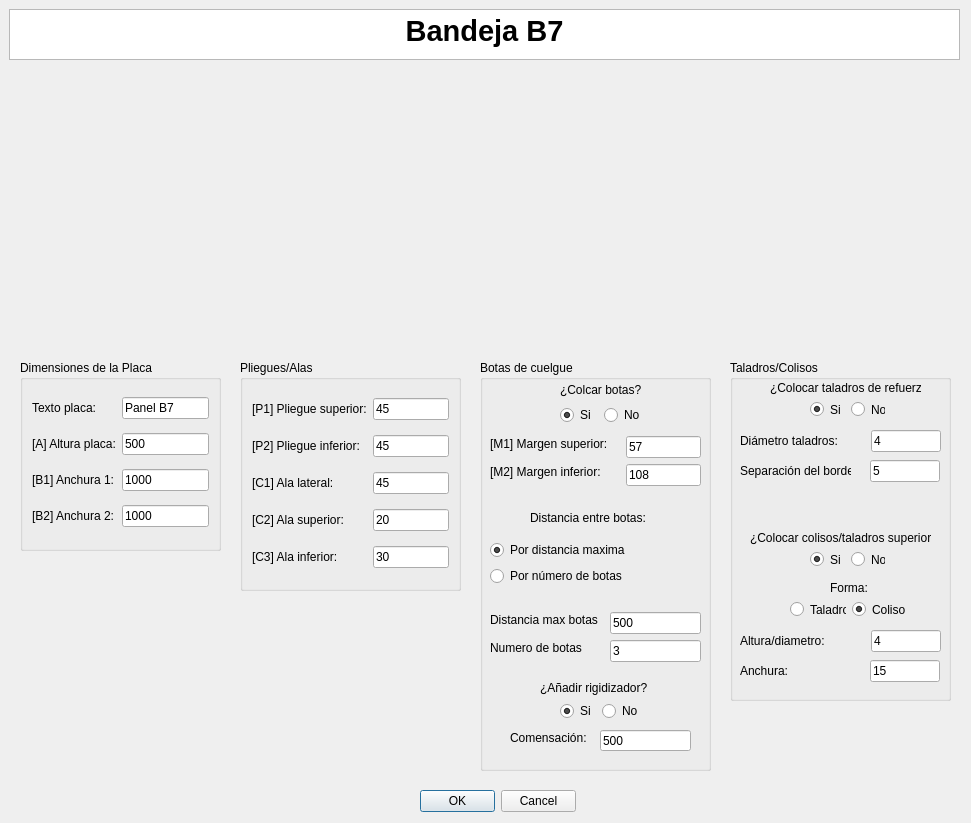
<?xml version="1.0" encoding="UTF-8"?>
<ui version="4.0">
 <class>MyPositionDialog</class>
 <widget class="QDialog" name="MyPositionDialog">
  <property name="geometry">
   <rect>
    <x>0</x>
    <y>0</y>
    <width>971</width>
    <height>823</height>
   </rect>
  </property>
  <property name="windowTitle">
   <string>Enter Position</string>
  </property>
  <property name="whatsThis">
   <string>&lt;html&gt;&lt;head/&gt;&lt;body&gt;&lt;p&gt;Esta ventana de KSDpanel te permite introducir todas las medidas correspondientes del panel seleccionado.&lt;/p&gt;&lt;p&gt;Recuerda que todas las medidas deben de ir en milimetros (mm).&lt;/p&gt;&lt;/body&gt;&lt;/html&gt;</string>
  </property>
  <widget class="QDialogButtonBox" name="buttonBox">
   <property name="geometry">
    <rect>
     <x>420</x>
     <y>790</y>
     <width>156</width>
     <height>23</height>
    </rect>
   </property>
   <property name="orientation">
    <enum>Qt::Horizontal</enum>
   </property>
   <property name="standardButtons">
    <set>QDialogButtonBox::Cancel|QDialogButtonBox::Ok</set>
   </property>
  </widget>
  <widget class="QTextBrowser" name="textBrowser">
   <property name="geometry">
    <rect>
     <x>9</x>
     <y>9</y>
     <width>951</width>
     <height>51</height>
    </rect>
   </property>
   <property name="html">
    <string>&lt;!DOCTYPE HTML PUBLIC &quot;-//W3C//DTD HTML 4.0//EN&quot; &quot;http://www.w3.org/TR/REC-html40/strict.dtd&quot;&gt;
&lt;html&gt;&lt;head&gt;&lt;meta name=&quot;qrichtext&quot; content=&quot;1&quot; /&gt;&lt;style type=&quot;text/css&quot;&gt;
p, li { white-space: pre-wrap; }
&lt;/style&gt;&lt;/head&gt;&lt;body style=&quot; font-family:'MS Shell Dlg 2'; font-size:8.25pt; font-weight:400; font-style:normal;&quot;&gt;
&lt;p align=&quot;center&quot; style=&quot; margin-top:0px; margin-bottom:0px; margin-left:0px; margin-right:0px; -qt-block-indent:0; text-indent:0px;&quot;&gt;&lt;span style=&quot; font-size:22pt; font-weight:600;&quot;&gt;Bandeja B7&lt;/span&gt;&lt;/p&gt;&lt;/body&gt;&lt;/html&gt;</string>
   </property>
  </widget>
  <widget class="QGroupBox" name="groupBox">
   <property name="geometry">
    <rect>
     <x>480</x>
     <y>360</y>
     <width>231</width>
     <height>411</height>
    </rect>
   </property>
   <property name="styleSheet">
    <string notr="true">font: 10pt &quot;MS Shell Dlg 2&quot;;</string>
   </property>
   <property name="title">
    <string>Botas de cuelgue</string>
   </property>
   <widget class="QLineEdit" name="numeroBotasUI">
    <property name="geometry">
     <rect>
      <x>130</x>
      <y>280</y>
      <width>91</width>
      <height>22</height>
     </rect>
    </property>
    <property name="text">
     <string>3</string>
    </property>
   </widget>
   <widget class="QLineEdit" name="distanciaEntreBotasUI">
    <property name="geometry">
     <rect>
      <x>130</x>
      <y>252</y>
      <width>91</width>
      <height>22</height>
     </rect>
    </property>
    <property name="text">
     <string>500</string>
    </property>
   </widget>
   <widget class="QLabel" name="label_7">
    <property name="geometry">
     <rect>
      <x>10</x>
      <y>280</y>
      <width>98</width>
      <height>16</height>
     </rect>
    </property>
    <property name="text">
     <string>Numero de botas</string>
    </property>
   </widget>
   <widget class="QLabel" name="label_6">
    <property name="geometry">
     <rect>
      <x>10</x>
      <y>252</y>
      <width>114</width>
      <height>16</height>
     </rect>
    </property>
    <property name="text">
     <string>Distancia max botas</string>
    </property>
   </widget>
   <widget class="QLabel" name="label_3">
    <property name="geometry">
     <rect>
      <x>10</x>
      <y>76</y>
      <width>130</width>
      <height>16</height>
     </rect>
    </property>
    <property name="text">
     <string>[M1] Margen superior:</string>
    </property>
   </widget>
   <widget class="QLabel" name="label_5">
    <property name="geometry">
     <rect>
      <x>10</x>
      <y>104</y>
      <width>124</width>
      <height>16</height>
     </rect>
    </property>
    <property name="text">
     <string>[M2] Margen inferior:</string>
    </property>
   </widget>
   <widget class="QLineEdit" name="margenAUI">
    <property name="geometry">
     <rect>
      <x>146</x>
      <y>76</y>
      <width>75</width>
      <height>22</height>
     </rect>
    </property>
    <property name="text">
     <string>57</string>
    </property>
   </widget>
   <widget class="QLineEdit" name="margenBUI">
    <property name="geometry">
     <rect>
      <x>146</x>
      <y>104</y>
      <width>75</width>
      <height>22</height>
     </rect>
    </property>
    <property name="text">
     <string>108</string>
    </property>
   </widget>
   <widget class="QLabel" name="label_10">
    <property name="geometry">
     <rect>
      <x>50</x>
      <y>150</y>
      <width>125</width>
      <height>16</height>
     </rect>
    </property>
    <property name="text">
     <string>Distancia entre botas:</string>
    </property>
   </widget>
   <widget class="QWidget" name="layoutWidget">
    <property name="geometry">
     <rect>
      <x>80</x>
      <y>21</y>
      <width>85</width>
      <height>44</height>
     </rect>
    </property>
    <layout class="QGridLayout" name="gridLayout">
     <item row="0" column="0" colspan="2">
      <widget class="QLabel" name="label_2">
       <property name="mouseTracking">
        <bool>false</bool>
       </property>
       <property name="text">
        <string>¿Colcar botas?</string>
       </property>
       <property name="buddy">
        <cstring>label_2</cstring>
       </property>
      </widget>
     </item>
     <item row="1" column="0">
      <widget class="QRadioButton" name="crearBotasUI">
       <property name="text">
        <string>Si</string>
       </property>
       <property name="checked">
        <bool>true</bool>
       </property>
      </widget>
     </item>
     <item row="1" column="1">
      <widget class="QRadioButton" name="noCrearBotasUI">
       <property name="text">
        <string>No</string>
       </property>
      </widget>
     </item>
    </layout>
   </widget>
   <widget class="QWidget" name="layoutWidget">
    <property name="geometry">
     <rect>
      <x>10</x>
      <y>180</y>
      <width>147</width>
      <height>48</height>
     </rect>
    </property>
    <layout class="QVBoxLayout" name="verticalLayout">
     <item>
      <widget class="QRadioButton" name="parametroBotasUI_3">
       <property name="text">
        <string>Por distancia maxima</string>
       </property>
       <property name="checked">
        <bool>true</bool>
       </property>
      </widget>
     </item>
     <item>
      <widget class="QRadioButton" name="parametroBotasUI">
       <property name="text">
        <string>Por número de botas</string>
       </property>
      </widget>
     </item>
    </layout>
   </widget>
   <widget class="QLabel" name="label_23">
    <property name="geometry">
     <rect>
      <x>60</x>
      <y>320</y>
      <width>121</width>
      <height>16</height>
     </rect>
    </property>
    <property name="text">
     <string>¿Añadir rigidizador?</string>
    </property>
   </widget>
   <widget class="QWidget" name="layoutWidget_2">
    <property name="geometry">
     <rect>
      <x>80</x>
      <y>340</y>
      <width>80</width>
      <height>22</height>
     </rect>
    </property>
    <layout class="QHBoxLayout" name="horizontalLayout_4">
     <item>
      <widget class="QRadioButton" name="crearRigidizadorUI">
       <property name="text">
        <string>Si</string>
       </property>
       <property name="checked">
        <bool>true</bool>
       </property>
      </widget>
     </item>
     <item>
      <widget class="QRadioButton" name="noCrearRigidizadorUI">
       <property name="text">
        <string>No</string>
       </property>
      </widget>
     </item>
    </layout>
   </widget>
   <widget class="QLineEdit" name="compensacionGrosorCompositeUI">
    <property name="geometry">
     <rect>
      <x>120</x>
      <y>370</y>
      <width>91</width>
      <height>21</height>
     </rect>
    </property>
    <property name="text">
     <string>500</string>
    </property>
   </widget>
   <widget class="QLabel" name="label_24">
    <property name="geometry">
     <rect>
      <x>30</x>
      <y>370</y>
      <width>91</width>
      <height>16</height>
     </rect>
    </property>
    <property name="text">
     <string>Comensación:</string>
    </property>
   </widget>
  </widget>
  <widget class="QGroupBox" name="groupBox_2">
   <property name="geometry">
    <rect>
     <x>240</x>
     <y>360</y>
     <width>221</width>
     <height>231</height>
    </rect>
   </property>
   <property name="styleSheet">
    <string notr="true">font: 10pt &quot;MS Shell Dlg 2&quot;;</string>
   </property>
   <property name="title">
    <string>Pliegues/Alas</string>
   </property>
   <layout class="QGridLayout" name="gridLayout_2">
    <item row="5" column="1">
     <widget class="QLineEdit" name="alaInferiorUI">
      <property name="text">
       <string>30</string>
      </property>
     </widget>
    </item>
    <item row="3" column="0">
     <widget class="QLabel" name="label_9">
      <property name="text">
       <string>[C1] Ala lateral:</string>
      </property>
     </widget>
    </item>
    <item row="3" column="1">
     <widget class="QLineEdit" name="alaIzquierdaUI">
      <property name="text">
       <string>45</string>
      </property>
     </widget>
    </item>
    <item row="4" column="0">
     <widget class="QLabel" name="label_11">
      <property name="text">
       <string>[C2] Ala superior:</string>
      </property>
     </widget>
    </item>
    <item row="0" column="0">
     <widget class="QLabel" name="label_13">
      <property name="text">
       <string>[P1] Pliegue superior:</string>
      </property>
     </widget>
    </item>
    <item row="5" column="0">
     <widget class="QLabel" name="label_12">
      <property name="text">
       <string>[C3] Ala inferior:</string>
      </property>
     </widget>
    </item>
    <item row="0" column="1">
     <widget class="QLineEdit" name="pliegueSuperiorUI">
      <property name="text">
       <string>45</string>
      </property>
     </widget>
    </item>
    <item row="4" column="1">
     <widget class="QLineEdit" name="alaSuperiorUI">
      <property name="text">
       <string>20</string>
      </property>
     </widget>
    </item>
    <item row="1" column="0">
     <widget class="QLabel" name="label_14">
      <property name="text">
       <string>[P2] Pliegue inferior:</string>
      </property>
     </widget>
    </item>
    <item row="1" column="1">
     <widget class="QLineEdit" name="pliegueInferiorUI">
      <property name="text">
       <string>45</string>
      </property>
     </widget>
    </item>
   </layout>
  </widget>
  <widget class="QLabel" name="imagenPanelUI">
   <property name="geometry">
    <rect>
     <x>220</x>
     <y>70</y>
     <width>521</width>
     <height>281</height>
    </rect>
   </property>
   <property name="text">
    <string/>
   </property>
   <property name="pixmap">
    <pixmap>../imagenes/REF_BH7cotas.jpg</pixmap>
   </property>
   <property name="scaledContents">
    <bool>true</bool>
   </property>
   <property name="wordWrap">
    <bool>false</bool>
   </property>
   <property name="margin">
    <number>0</number>
   </property>
   <property name="openExternalLinks">
    <bool>false</bool>
   </property>
  </widget>
  <widget class="QGroupBox" name="groupBox_3">
   <property name="geometry">
    <rect>
     <x>20</x>
     <y>360</y>
     <width>201</width>
     <height>191</height>
    </rect>
   </property>
   <property name="styleSheet">
    <string notr="true">font: 10pt &quot;MS Shell Dlg 2&quot;;</string>
   </property>
   <property name="title">
    <string>Dimensiones de la Placa</string>
   </property>
   <layout class="QGridLayout" name="gridLayout_3">
    <item row="2" column="1">
     <widget class="QLineEdit" name="anchura1UI">
      <property name="text">
       <string>1000</string>
      </property>
     </widget>
    </item>
    <item row="0" column="1">
     <widget class="QLineEdit" name="textoDescriptivoA0UI">
      <property name="text">
       <string>Panel B7</string>
      </property>
     </widget>
    </item>
    <item row="1" column="0">
     <widget class="QLabel" name="label_8">
      <property name="text">
       <string>[A] Altura placa:</string>
      </property>
     </widget>
    </item>
    <item row="0" column="0">
     <widget class="QLabel" name="label">
      <property name="text">
       <string>Texto placa:</string>
      </property>
     </widget>
    </item>
    <item row="2" column="0">
     <widget class="QLabel" name="label_4">
      <property name="text">
       <string>[B1] Anchura 1:</string>
      </property>
     </widget>
    </item>
    <item row="1" column="1">
     <widget class="QLineEdit" name="alturaPlacaUI">
      <property name="text">
       <string>500</string>
      </property>
     </widget>
    </item>
    <item row="3" column="0">
     <widget class="QLabel" name="label_22">
      <property name="text">
       <string>[B2] Anchura 2:</string>
      </property>
     </widget>
    </item>
    <item row="3" column="1">
     <widget class="QLineEdit" name="anchura2UI">
      <property name="text">
       <string>1000</string>
      </property>
     </widget>
    </item>
   </layout>
  </widget>
  <widget class="QGroupBox" name="groupBox_4">
   <property name="geometry">
    <rect>
     <x>730</x>
     <y>360</y>
     <width>221</width>
     <height>341</height>
    </rect>
   </property>
   <property name="title">
    <string>Taladros/Colisos</string>
   </property>
   <widget class="QLabel" name="label_15">
    <property name="geometry">
     <rect>
      <x>40</x>
      <y>20</y>
      <width>151</width>
      <height>16</height>
     </rect>
    </property>
    <property name="text">
     <string>¿Colocar taladros de refuerzo?</string>
    </property>
   </widget>
   <widget class="QLabel" name="label_16">
    <property name="geometry">
     <rect>
      <x>10</x>
      <y>70</y>
      <width>125</width>
      <height>22</height>
     </rect>
    </property>
    <property name="text">
     <string>Diámetro taladros:</string>
    </property>
   </widget>
   <widget class="QLineEdit" name="diametroTaladrosUI">
    <property name="geometry">
     <rect>
      <x>141</x>
      <y>70</y>
      <width>70</width>
      <height>22</height>
     </rect>
    </property>
    <property name="text">
     <string>4</string>
    </property>
   </widget>
   <widget class="QLineEdit" name="distanciaBordeUI">
    <property name="geometry">
     <rect>
      <x>140</x>
      <y>100</y>
      <width>70</width>
      <height>22</height>
     </rect>
    </property>
    <property name="text">
     <string>5</string>
    </property>
   </widget>
   <widget class="QLabel" name="label_17">
    <property name="geometry">
     <rect>
      <x>10</x>
      <y>100</y>
      <width>111</width>
      <height>21</height>
     </rect>
    </property>
    <property name="text">
     <string>Separación del borde:</string>
    </property>
   </widget>
   <widget class="QLabel" name="label_18">
    <property name="geometry">
     <rect>
      <x>20</x>
      <y>170</y>
      <width>181</width>
      <height>16</height>
     </rect>
    </property>
    <property name="text">
     <string>¿Colocar colisos/taladros superiores?</string>
    </property>
   </widget>
   <widget class="QLabel" name="label_19">
    <property name="geometry">
     <rect>
      <x>100</x>
      <y>220</y>
      <width>41</width>
      <height>16</height>
     </rect>
    </property>
    <property name="text">
     <string>Forma:</string>
    </property>
   </widget>
   <widget class="QLineEdit" name="anchuraColisoUI">
    <property name="geometry">
     <rect>
      <x>140</x>
      <y>300</y>
      <width>70</width>
      <height>22</height>
     </rect>
    </property>
    <property name="text">
     <string>15</string>
    </property>
   </widget>
   <widget class="QLineEdit" name="alturaColisoUI">
    <property name="geometry">
     <rect>
      <x>141</x>
      <y>270</y>
      <width>70</width>
      <height>22</height>
     </rect>
    </property>
    <property name="text">
     <string>4</string>
    </property>
   </widget>
   <widget class="QLabel" name="label_20">
    <property name="geometry">
     <rect>
      <x>10</x>
      <y>300</y>
      <width>111</width>
      <height>21</height>
     </rect>
    </property>
    <property name="text">
     <string>Anchura:</string>
    </property>
   </widget>
   <widget class="QLabel" name="label_21">
    <property name="geometry">
     <rect>
      <x>10</x>
      <y>270</y>
      <width>125</width>
      <height>22</height>
     </rect>
    </property>
    <property name="text">
     <string>Altura/diametro:</string>
    </property>
   </widget>
   <widget class="QWidget" name="layoutWidget">
    <property name="geometry">
     <rect>
      <x>80</x>
      <y>40</y>
      <width>75</width>
      <height>19</height>
     </rect>
    </property>
    <layout class="QHBoxLayout" name="horizontalLayout">
     <item>
      <widget class="QRadioButton" name="crearTaladrosUI">
       <property name="text">
        <string>Si</string>
       </property>
       <property name="checked">
        <bool>true</bool>
       </property>
      </widget>
     </item>
     <item>
      <widget class="QRadioButton" name="noCrearTaladrosUI">
       <property name="text">
        <string>No</string>
       </property>
      </widget>
     </item>
    </layout>
   </widget>
   <widget class="QWidget" name="layoutWidget">
    <property name="geometry">
     <rect>
      <x>80</x>
      <y>190</y>
      <width>75</width>
      <height>19</height>
     </rect>
    </property>
    <layout class="QHBoxLayout" name="horizontalLayout_2">
     <item>
      <widget class="QRadioButton" name="crearColisoUI">
       <property name="text">
        <string>Si</string>
       </property>
       <property name="checked">
        <bool>true</bool>
       </property>
      </widget>
     </item>
     <item>
      <widget class="QRadioButton" name="noCrearColisoUI">
       <property name="text">
        <string>No</string>
       </property>
      </widget>
     </item>
    </layout>
   </widget>
   <widget class="QWidget" name="layoutWidget">
    <property name="geometry">
     <rect>
      <x>60</x>
      <y>240</y>
      <width>118</width>
      <height>19</height>
     </rect>
    </property>
    <layout class="QHBoxLayout" name="horizontalLayout_3">
     <item>
      <widget class="QRadioButton" name="taladroColisoUI">
       <property name="text">
        <string>Taladro</string>
       </property>
      </widget>
     </item>
     <item>
      <widget class="QRadioButton" name="colisoColisoUI">
       <property name="text">
        <string>Coliso</string>
       </property>
       <property name="checked">
        <bool>true</bool>
       </property>
      </widget>
     </item>
    </layout>
   </widget>
  </widget>
  <zorder>groupBox_2</zorder>
  <zorder>groupBox</zorder>
  <zorder>buttonBox</zorder>
  <zorder>textBrowser</zorder>
  <zorder>imagenPanelUI</zorder>
  <zorder>groupBox_3</zorder>
  <zorder>groupBox_4</zorder>
 </widget>
 <resources/>
 <connections>
  <connection>
   <sender>buttonBox</sender>
   <signal>accepted()</signal>
   <receiver>MyPositionDialog</receiver>
   <slot>accept()</slot>
   <hints>
    <hint type="sourcelabel">
     <x>248</x>
     <y>254</y>
    </hint>
    <hint type="destinationlabel">
     <x>157</x>
     <y>274</y>
    </hint>
   </hints>
  </connection>
  <connection>
   <sender>buttonBox</sender>
   <signal>rejected()</signal>
   <receiver>MyPositionDialog</receiver>
   <slot>reject()</slot>
   <hints>
    <hint type="sourcelabel">
     <x>316</x>
     <y>260</y>
    </hint>
    <hint type="destinationlabel">
     <x>286</x>
     <y>274</y>
    </hint>
   </hints>
  </connection>
 </connections>
</ui>
